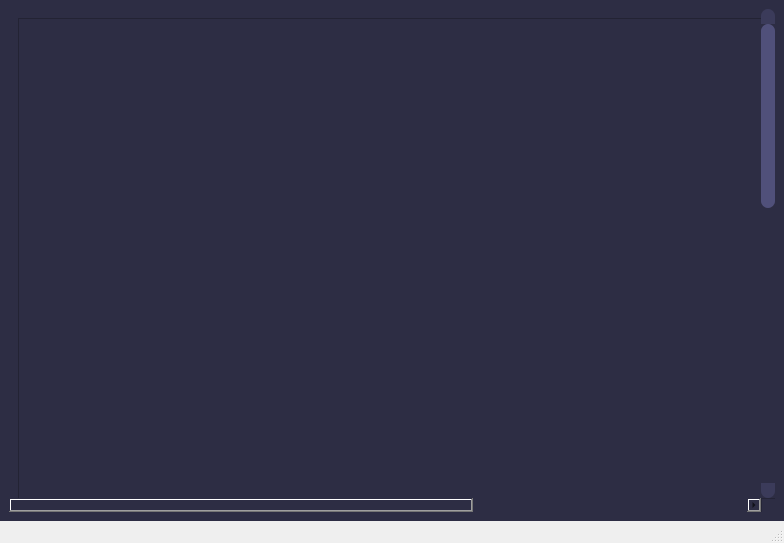
<?xml version="1.0" encoding="UTF-8"?>
<ui version="4.0">
 <class>MainWindow</class>
 <widget class="QMainWindow" name="MainWindow">
  <property name="geometry">
   <rect>
    <x>0</x>
    <y>0</y>
    <width>784</width>
    <height>543</height>
   </rect>
  </property>
  <property name="windowTitle">
   <string>MainWindow</string>
  </property>
  <property name="styleSheet">
   <string notr="true">/* VERTICAL SCROLLBAR */
 QScrollBar:vertical {
	border: none;
    background: rgb(45, 45, 68);
    width: 14px;
    margin: 15px 0 15px 0;
	border-radius: 0px;
 }

/*  HANDLE BAR VERTICAL */
QScrollBar::handle:vertical {	
	background-color: rgb(80, 80, 122);
	min-height: 30px;
	border-radius: 7px;
}
QScrollBar::handle:vertical:hover{	
	background-color: rgb(255, 0, 127);
}
QScrollBar::handle:vertical:pressed {	
	background-color: rgb(185, 0, 92);
}

/* BTN TOP - SCROLLBAR */
QScrollBar::sub-line:vertical {
	border: none;
	background-color: rgb(59, 59, 90);
	height: 15px;
	border-top-left-radius: 7px;
	border-top-right-radius: 7px;
	subcontrol-position: top;
	subcontrol-origin: margin;
}
QScrollBar::sub-line:vertical:hover {	
	background-color: rgb(255, 0, 127);
}
QScrollBar::sub-line:vertical:pressed {	
	background-color: rgb(185, 0, 92);
}

/* BTN BOTTOM - SCROLLBAR */
QScrollBar::add-line:vertical {
	border: none;
	background-color: rgb(59, 59, 90);
	height: 15px;
	border-bottom-left-radius: 7px;
	border-bottom-right-radius: 7px;
	subcontrol-position: bottom;
	subcontrol-origin: margin;
}
QScrollBar::add-line:vertical:hover {	
	background-color: rgb(255, 0, 127);
}
QScrollBar::add-line:vertical:pressed {	
	background-color: rgb(185, 0, 92);
}

/* RESET ARROW */
QScrollBar::up-arrow:vertical, QScrollBar::down-arrow:vertical {
	background: none;
}
QScrollBar::add-page:vertical, QScrollBar::sub-page:vertical {
	background: none;
}



/* HORIZONTAL SCROLLBAR - HOMEWORK */
QScrollBar:horizontal {
   
}
QScrollBar::handle:horizontal {
    
}
QScrollBar::add-line:horizontal {
    
}
QScrollBar::sub-line:horizontal {
    
}
QScrollBar::up-arrow:horizontal, QScrollBar::down-arrow:horizontal
{

}
QScrollBar::add-page:horizontal, QScrollBar::sub-page:horizontal
{

}














</string>
  </property>
  <widget class="QWidget" name="centralwidget">
   <property name="styleSheet">
    <string notr="true">background-color: rgb(45, 45, 68);</string>
   </property>
   <layout class="QVBoxLayout" name="verticalLayout">
    <item>
     <widget class="QScrollArea" name="scrollArea">
      <property name="styleSheet">
       <string notr="true"> QScrollBar:vertical {
	border: none;
    background: rgb(56, 56, 85);
 }</string>
      </property>
      <property name="frameShape">
       <enum>QFrame::NoFrame</enum>
      </property>
      <property name="widgetResizable">
       <bool>true</bool>
      </property>
      <widget class="QWidget" name="scrollAreaWidgetContents">
       <property name="geometry">
        <rect>
         <x>-319</x>
         <y>0</y>
         <width>1218</width>
         <height>1218</height>
        </rect>
       </property>
       <layout class="QVBoxLayout" name="verticalLayout_2">
        <item>
         <widget class="QFrame" name="frame">
          <property name="minimumSize">
           <size>
            <width>1200</width>
            <height>1200</height>
           </size>
          </property>
          <property name="styleSheet">
           <string notr="true"/>
          </property>
          <property name="frameShape">
           <enum>QFrame::StyledPanel</enum>
          </property>
          <property name="frameShadow">
           <enum>QFrame::Raised</enum>
          </property>
         </widget>
        </item>
       </layout>
      </widget>
     </widget>
    </item>
   </layout>
  </widget>
  <widget class="QMenuBar" name="menubar">
   <property name="geometry">
    <rect>
     <x>0</x>
     <y>0</y>
     <width>784</width>
     <height>21</height>
    </rect>
   </property>
  </widget>
  <widget class="QStatusBar" name="statusbar"/>
 </widget>
 <resources/>
 <connections/>
</ui>
